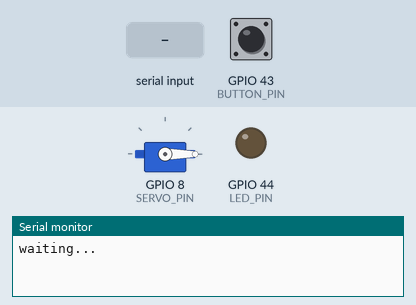
The sketch below on a simulated ESP32. On the bench: servo, output pins drawn as LEDs (lit = HIGH), the last lines printed to the serial monitor. Dashed ring = blinking. The test bench sets the inputs (shaded band); at power-on: GPIO 43 (BUTTON_PIN) LOW.

Above: at 1.2 s.
1.3 s: GPIO 43 (BUTTON_PIN) pulled HIGH for 0.15 s
At 1.6 s:
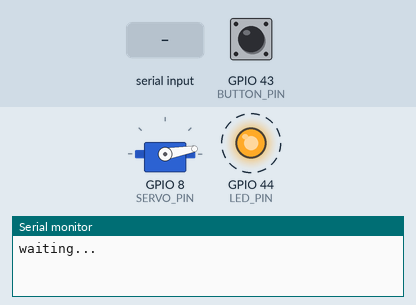
At 2.2 s:
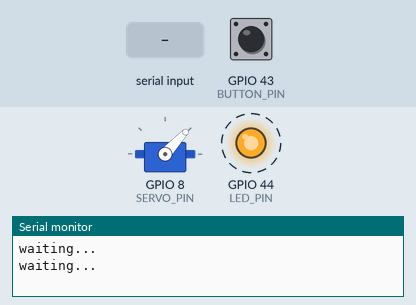
4.3 s: GPIO 43 (BUTTON_PIN) pulled HIGH for 1 s
At 4.52 s:
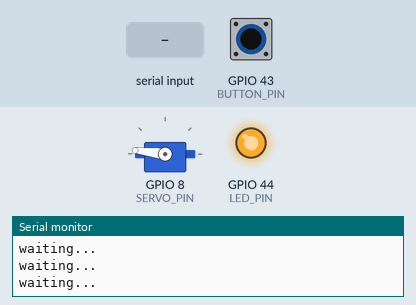
7.6 s: GPIO 43 (BUTTON_PIN) pulled HIGH for 0.15 s
At 9.1 s:
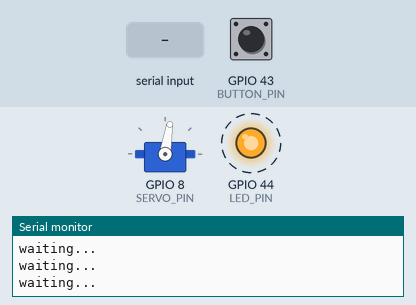
10.7 s: "1\n" received over Serial
13.7 s: "0\n" received over Serial
16.7 s: "2\n" received over Serial
Timing chart, 0 to 20.7 s (numbered marks = the images above; inputs shaded):
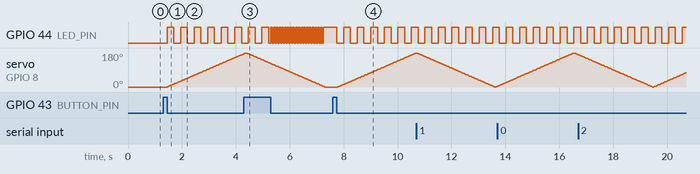

Measured:
- after the input at 1.3 s, GPIO 44 (LED_PIN): alternates HIGH for 0.25 s and LOW for 0.25 s, starting after 0.15 s; servo on GPIO 8 (SERVO_PIN): moves from 0° to 176° over 2.8 s, starting after 0.15 s
- after the input at 7.6 s, GPIO 44 (LED_PIN): alternates HIGH for 0.25 s and LOW for 0.25 s, starting after 0.15 s; servo on GPIO 8 (SERVO_PIN): moves from 0° to 180° over 2.9 s, starting after 0.18 s

The sketch:

lab3part3_v1.ino
```cpp
#include <ESP32Servo.h>

//Program states
enum State {
  RUN,
  STOPPING,
  STOPPED
};

//Prototypes
void start();
void stop();
void blink_led(int led_blink_threshold_ms);
void rotate_servo();

//Global Variables
int g_last_print_time_ms = 0;

String g_cmd = "";

Servo g_servo;
int g_servo_position = 0;
int g_servo_direction_deg = 1;
int g_servo_last_update_ms = 0;

int g_led_state = LOW;
int g_led_last_blink_ms = 0;

State g_state = STOPPED;

int g_button_state = 0;
bool g_button_was_pressed = false;

//Pins
const int LED_PIN = D7;
const int SERVO_PIN = D9;
const int BUTTON_PIN = D6;

//Constants
const int PRINT_INTERVAL_THRESHOLD_MS = 1000;
const int SERVO_START_POSITION_DEG = 0;
const int SERVO_UPDATE_THRESHOLD_MS = 15;

void setup() {

  //Setup Serial
  Serial.begin(115200);

  //Setup Pins
  pinMode(LED_PIN, OUTPUT);
  g_servo.attach(SERVO_PIN);

  //Initialize default pin states
  digitalWrite(LED_PIN, LOW);
  g_servo.write(SERVO_START_POSITION_DEG);

  pinMode(BUTTON_PIN, INPUT);

}

void loop() {

  //Check the current time
  int current_time_ms = millis();

  //See if the last print was more than a second ago
  if (current_time_ms - g_last_print_time_ms > PRINT_INTERVAL_THRESHOLD_MS) {

    //Print out waiting every second
    g_last_print_time_ms = millis();
    Serial.println("waiting...");

  }

  //If we have bytes to read
  if (Serial.available() > 0) {

    //Parse the incoming byte and print it
    char c = Serial.read();

    if (c == '\n' || c == '\r') {

      //Output command to serial
      Serial.printf("command: '%s'\n", g_cmd.c_str());

      //Check if we have a registered command
      g_cmd.toLowerCase();
      if (g_cmd.compareTo("start") == 0) {

        //Change state to running
        g_state = RUN;

      }
      else if (g_cmd.compareTo("stop") == 0) {

        //Change state to stopping
        g_state = STOPPING;

      }
      else {

        //Finally print out an error
        Serial.printf("unrecognized command: '%s'\n", g_cmd);

      }

      //Reset the string for next command
      g_cmd = "";

    }
    else
      //Continue building the command string until a \n or \r is read
      g_cmd.concat(c);

  }

  //Check button state and change the global state accordingly
  bool is_button_pressed = digitalRead(BUTTON_PIN);

  if (is_button_pressed) {

    g_button_was_pressed = true;

  }
  else {

    if (g_button_was_pressed) {

      switch(g_state) {

        case STOPPED:
           g_state = RUN;
           break;

        case RUN:
          g_state = STOPPING;
          break;

        case STOPPING:
          g_state = RUN;
          break;

      }

    }

    g_button_was_pressed = false;

  }

  if (g_state == RUN)
    start();
  else if (g_state == STOPPING)
    stop();

}

void start() {

  g_state = RUN;
  int blink_time_ms = 250;
  blink_led(blink_time_ms);
  rotate_servo();

}

void stop() {

  int blink_time_ms = 50;
  blink_led(blink_time_ms);
  rotate_servo_to_zero();

}


void blink_led(int led_blink_threshold_ms) {

  int current_time_ms = millis();

  if (current_time_ms - g_led_last_blink_ms > led_blink_threshold_ms) {

    g_led_state = !g_led_state;
    digitalWrite(LED_PIN, g_led_state);
    g_led_last_blink_ms = millis();

  }

}

void rotate_servo() {

  if (g_servo_position > 180)
    g_servo_direction_deg = -1;

  else if (g_servo_position < 0)
    g_servo_direction_deg = 1;

  int current_time_ms = millis();
  if (current_time_ms - g_servo_last_update_ms > SERVO_UPDATE_THRESHOLD_MS) {

    g_servo_position += g_servo_direction_deg;
    g_servo.write(g_servo_position);
    g_servo_last_update_ms = millis();

  }

}

//TODO: just merge these into one function with the capability to move to any position
void rotate_servo_to_zero() {

  if (g_servo_position > 0)
    g_servo_direction_deg = -1;
  else
    g_state = STOPPED;

  int current_time_ms = millis();
  if (current_time_ms - g_servo_last_update_ms > SERVO_UPDATE_THRESHOLD_MS) {

    g_servo_position += g_servo_direction_deg;
    g_servo.write(g_servo_position);
    g_servo_last_update_ms = millis();

  }

}
```
